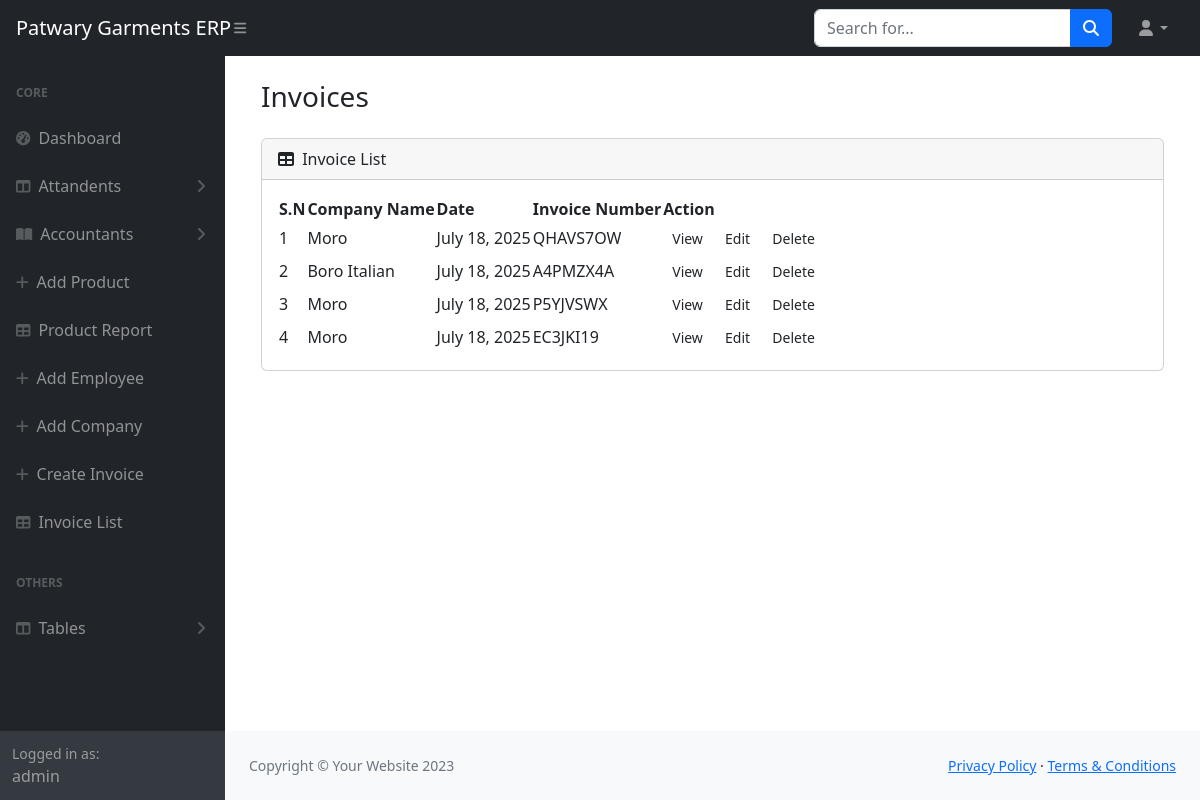
Screenshot of /invoice-list/ (signed in) with the database file from the repository.
### core/models.py (models this page shows, shortened)
class Invoice(models.Model):
    company = models.ForeignKey(Companies, on_delete=models.CASCADE)
    date = models.DateField()
    invoice_number = models.CharField(max_length=100, unique=True)

class Companies(models.Model):
    name = models.CharField(max_length=300)
    address = models.CharField(max_length=300)
    phone_num= models.CharField(max_length=300)

### core/views.py (the view)
# urls.py: path('invoice-list/', invoice_list, name='invoice_list'),
def invoice_list(request):
    invoices = Invoice.objects.all()
    return render(request, 'core/invoice_list.html', {'invoices': invoices})

### core/templates/core/invoice_list.html (shortened to what this page needs)
{% extends "base/base.html" %} {% load static %}  {% block body %}
<main>
  <div class="container">
    <div class="row justify-content-center p-4">
      <div class="col-12">
        <div class="row mb-3">
          <div class="col-12">
            <h3>Invoices</h3>
          </div>
        </div>
        <div class="row">
          <div class="col-12">
            <div class="card mb-3">
              <div class="card-header">
                <i class="fas fa-table me-1"></i>
                Invoice List
              </div>
              <div class="card-body">
                <table id="datatablesSimple">
                  <thead>
                    <tr>
                      <th>S.N</th>
                      <th>Company Name</th>
                      <th>Date</th>
                      <th>Invoice Number</th>
                      <th>Action</th>
                    </tr>
                  </thead>
                  <tbody>
                    {% for invoice in invoices %}
                    <tr>
                      <td>{{ forloop.counter }}</td>
                      <td> {{invoice.company.name}} </td>
                      <td>{{invoice.date}}</td>
                      <td>{{invoice.invoice_number}}</td>
                      <td>
                        <a class="btn btn-sm" href="{% url 'invoice_detail' invoice.id %}">View</a>
                        <a class="btn btn-sm" href="">Edit</a>
                        <a class="btn btn-sm" href="">Delete</a>
                      </td>
                    </tr>
                    {% endfor %}
                  </tbody>
                </table>
              </div>
            </div>
          </div>
        </div>
      </div>
    </div>
  </div>
</main>
{% endblock body %}

### templates/base/base.html (shortened to what this page needs)
<!DOCTYPE html>
{% load static %}
<html lang="en">
  <head>
    <link
      href="https://cdn.jsdelivr.net/npm/simple-datatables@7.1.2/dist/style.min.css"
      rel="stylesheet"
    />
    <link href="{% static 'base/css/styles.css' %}" rel="stylesheet" />
  </head>
  <body class="sb-nav-fixed">
    <nav class="sb-topnav navbar navbar-expand navbar-dark bg-dark">
      <a class="navbar-brand ps-3" href="{% url 'dashboard' %}"
        >Patwary Garments ERP</a
      >
      <button
        class="btn btn-link btn-sm order-1 order-lg-0 me-4 me-lg-0"
        id="sidebarToggle"
        href="#!"
      >
        <i class="fas fa-bars"></i>
      </button>
      <form
        class="d-none d-md-inline-block form-inline ms-auto me-0 me-md-3 my-2 my-md-0"
      >
        <div class="input-group">
          <input
            class="form-control"
            type="text"
            placeholder="Search for..."
            aria-label="Search for..."
            aria-describedby="btnNavbarSearch"
          />
          <button class="btn btn-primary" id="btnNavbarSearch" type="button">
            <i class="fas fa-search"></i>
          </button>
        </div>
      </form>
      <ul class="navbar-nav ms-auto ms-md-0 me-3 me-lg-4">
        <li class="nav-item dropdown">
          <a
            class="nav-link dropdown-toggle"
            id="navbarDropdown"
            href="#"
            role="button"
            data-bs-toggle="dropdown"
            aria-expanded="false"
            ><i class="fas fa-user fa-fw"></i
          ></a>
        </li>
      </ul>
    </nav>
    <div id="layoutSidenav">
      <div id="layoutSidenav_nav">
        <nav class="sb-sidenav accordion sb-sidenav-dark" id="sidenavAccordion">
          <div class="sb-sidenav-menu">
            <div class="nav">
              <div class="sb-sidenav-menu-heading">Core</div>
              <a class="nav-link" href="{% url 'dashboard' %}">
                <div class="sb-nav-link-icon">
                  <i class="fas fa-tachometer-alt"></i>
                </div>
                Dashboard
              </a>
              <a
                class="nav-link collapsed"
                href="#"
                data-bs-toggle="collapse"
                data-bs-target="#collapseLayouts"
                aria-expanded="false"
                aria-controls="collapseLayouts"
              >
                <div class="sb-nav-link-icon">
                  <i class="fas fa-columns"></i>
                </div>
                Attandents
                <div class="sb-sidenav-collapse-arrow">
                  <i class="fas fa-angle-down"></i>
                </div>
              </a>
              <a
                class="nav-link collapsed"
                href="#"
                data-bs-toggle="collapse"
                data-bs-target="#collapsePages"
                aria-expanded="false"
                aria-controls="collapsePages"
              >
                <div class="sb-nav-link-icon">
                  <i class="fas fa-book-open"></i>
                </div>
                Accountants
                <div class="sb-sidenav-collapse-arrow">
                  <i class="fas fa-angle-down"></i>
                </div>
              </a>
              <a class="nav-link" href="{% url 'add_products' %}">
                <div class="sb-nav-link-icon"><i class="fas fa-add"></i></div>
                Add Product
              </a>
              <a class="nav-link" href="{% url 'product_report' %}">
                <div class="sb-nav-link-icon"><i class="fas fa-table"></i></div>
                Product Report
              </a>
              <a class="nav-link" href="{% url 'add_employee' %}">
                <div class="sb-nav-link-icon"><i class="fas fa-add"></i></div>
                Add Employee
              </a>
              <a class="nav-link" href="{% url 'add_company' %}">
                <div class="sb-nav-link-icon"><i class="fas fa-add"></i></div>
                Add Company
              </a>
              <a class="nav-link" href="{% url 'add_invoice' %}">
                <div class="sb-nav-link-icon"><i class="fas fa-add"></i></div>
                Create Invoice
              </a>
              <a class="nav-link" href="{% url 'invoice_list' %}">
                <div class="sb-nav-link-icon"><i class="fas fa-table"></i></div>
                Invoice List
              </a>
              <div class="sb-sidenav-menu-heading">Others</div>
              <a
                class="nav-link collapsed"
                href="#"
                data-bs-toggle="collapse"
                data-bs-target="#collapseLayouts1"
                aria-expanded="false"
                aria-controls="collapseLayouts1"
              >
                <div class="sb-nav-link-icon">
                  <i class="fas fa-columns"></i>
                </div>
                Tables
                <div class="sb-sidenav-collapse-arrow">
                  <i class="fas fa-angle-down"></i>
                </div>
              </a>
            </div>
          </div>
          <div class="sb-sidenav-footer">
            <div class="small">Logged in as:</div>
            {{request.user.username}}
          </div>
        </nav>
      </div>
      <div id="layoutSidenav_content">
        {% block body %}{% endblock body %}
        <footer class="py-4 bg-light mt-auto">
          <div class="container-fluid px-4">
            <div
              class="d-flex align-items-center justify-content-between small"
            >
              <div class="text-muted">Copyright &copy; Your Website 2023</div>
              <div>
                <a href="#">Privacy Policy</a>
                &middot;
                <a href="#">Terms &amp; Conditions</a>
              </div>
            </div>
          </div>
        </footer>
      </div>
    </div>
  </body>
</html>

### rows the page displays
Invoice: company.name "Moro", date "July 18, 2025", invoice_number "QHAVS7OW"
Invoice: company.name "Boro Italian", date "July 18, 2025", invoice_number "A4PMZX4A"
Invoice: company.name "Moro", date "July 18, 2025", invoice_number "P5YJVSWX"
Invoice: company.name "Moro", date "July 18, 2025", invoice_number "EC3JKI19"

### other values shown
{{ request.user.username }} "admin"
